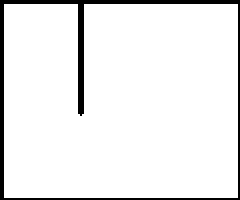
#> input picture robot_code/map_compare/custom_maps/map_baseline.pgm, 120 x 100 px (shown 2 times larger)
$ python image_to_map.py custom_maps/map_baseline.pgm out.png out
#> lines starting #> are read from the running program, lines starting #| are printed output that depends on the picture; after the words box and inside, x2 and y2 are one past the last pixel; in counts of white or black regions, pixels touching at a corner belong together; long printed decimals are rounded
#!/usr/bin/env python3
"""
image_to_map.py
----------------------------------------------------------
2D 도면 이미지(png/jpg 등) 1장을 ROS2 nav2_map_server용
map.pgm + map.yaml 로 자동 변환하는 스크립트.

단독 실행:
    python3 image_to_map.py <입력이미지> <출력이름(확장자 없이)> [출력폴더]

예시:
    python3 image_to_map.py floorplan.png map_from_image
    -> map_from_image.pgm, map_from_image.yaml 생성

주의: 이 스크립트는 cv2/numpy/yaml 이 필요하다. cv2 가 없는 파이썬(가상환경 등)에서
돌리면 자동으로 /usr/bin/python3 로 재실행한다
(시스템 파이썬에는 cv2 4.5.4 / numpy / yaml 이 이미 설치돼 있음).
----------------------------------------------------------
"""

import os
import sys

# --- cv2 가 없으면 시스템 파이썬으로 1회 자동 재실행 -------------------
# venv 의 python3 는 /usr/bin/python3 와 같은 바이너리를 심링크하지만
# 옆의 pyvenv.cfg 때문에 venv site-packages(=cv2 없음)를 쓴다.
# /usr/bin/python3 를 '경로 그대로' 다시 실행하면(그 옆엔 pyvenv.cfg 가 없어)
# 시스템 site-packages(cv2 4.5.4 / numpy / yaml)로 동작한다.
_SYS_PY = "/usr/bin/python3"
try:
    import cv2  # noqa: F401
except ModuleNotFoundError:
    if os.path.abspath(sys.executable) != _SYS_PY and os.path.exists(_SYS_PY):
        _env = dict(os.environ)
        _env.pop("VIRTUAL_ENV", None)          # venv 환경변수 제거
        os.execve(_SYS_PY, [_SYS_PY] + sys.argv, _env)
    raise  # 시스템 파이썬에도 없으면 그대로 에러
# ---------------------------------------------------------------------

import cv2
import numpy as np
import yaml

# 항상 고정할 해상도 (m/px)
FIXED_RESOLUTION = 0.016667


def convert_image_to_map(input_path: str, output_name: str, output_dir: str = ".",
                          resolution: float = FIXED_RESOLUTION,
                          clean_noise: bool = True,
                          min_span_ratio: float = 0.15) -> dict:
    """
    이미지 파일을 읽어 occupancy grid pgm/yaml 로 변환.

    핵심 필터링 원리 (min_span_ratio):
      실제 건물 벽은 서로 코너/T자 접합부에서 맞닿아 있어서
      "하나의 거대한 연결 덩어리(connected component)"를 이룬다.
      반면 글자, 아이콘, 문 스윙 곡선 등은 벽과 물리적으로 붙어있지 않아
      항상 "작고 국소적인 별개의 덩어리"로 분리되어 나타난다.

      따라서 각 연결 덩어리의 가로/세로 폭이 전체 이미지 크기의
      min_span_ratio(기본 15%) 이상을 차지하는지만 보면
      벽(건물 전체에 걸쳐 넓게 퍼짐) vs 글자/아이콘(방 하나 크기로 국소적)을
      확실하게 구분할 수 있다.

    반환값: 변환 결과 요약 정보(dict)
    """
#> called with input_path = 'custom_maps/map_baseline.pgm', output_name = 'out.png', output_dir = 'out', resolution = 0.0167, clean_noise = True, min_span_ratio = 0.15
    if not os.path.isfile(input_path):
        raise FileNotFoundError(f"입력 파일을 찾을 수 없습니다: {input_path}")

    # 1. 이미지 로드 (그레이스케일로)
    img = cv2.imread(input_path, cv2.IMREAD_GRAYSCALE)
#> img: shape (100, 120); values 0 (black) and 254 (white), 93.2% white; 1 black region, box (x1, y1, x2, y2) and area: (0, 0, 120, 100) 817
    if img is None:
        raise ValueError(f"이미지를 읽을 수 없습니다 (지원 포맷 확인 필요): {input_path}")

    # 2. Otsu 임계값으로 이진화 (벽=어두운 점, 배경=밝은 값 가정)
    _, binary = cv2.threshold(img, 0, 255, cv2.THRESH_BINARY + cv2.THRESH_OTSU)

    # 3. 극성(polarity) 자동 판별
    #    이진화 후 흰색(255) 픽셀이 다수여야 정상(배경=free 가 더 넓음).
    #    검은색이 다수면 반전된 것이므로 뒤집어준다.
    white_ratio = float(np.mean(binary == 255))
#> white_ratio = 0.932
    if white_ratio < 0.5:
        binary = cv2.bitwise_not(binary)
        white_ratio = 1.0 - white_ratio

    removed_components = 0
    kept_components = 0

    if clean_noise:
        h_img, w_img = binary.shape
#> h_img = 100; w_img = 120

        # 3-1. 아주 작은 픽셀 덩어리(먼지) 노이즈만 제거 (벽 두께 자체는 보존)
        kernel2 = np.ones((2, 2), np.uint8)
        binary = cv2.morphologyEx(binary, cv2.MORPH_OPEN, kernel2, iterations=1)
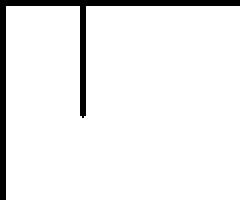
#> binary: shape (100, 120) (shown 2 times larger); 93.2% white; 1 black region, box (x1, y1, x2, y2) and area: (0, 0, 120, 100) 817

        # 3-2. 핵심 필터: 연결 성분의 bbox 가 이미지 전체 크기의 일정 비율 이상
        #      차지해야만 "벽"으로 인정. 그렇지 않으면 글자/아이콘으로 간주해 제거.
        occupied = (binary == 0).astype(np.uint8)
        n_labels, labels, stats, _ = cv2.connectedComponentsWithStats(
            occupied, connectivity=8)
#> n_labels = 2; stats = [[3, 3, 117, 97, 11183], [0, 0, 120, 100, 817]]

        wall_mask = np.zeros_like(occupied)
        for i in range(1, n_labels):  # 0번 라벨은 배경
            x, y, w, h, area = stats[i]
            spans_wide = w >= min_span_ratio * w_img
            spans_tall = h >= min_span_ratio * h_img
            if spans_wide or spans_tall:
                wall_mask[labels == i] = 1
                kept_components += 1
            else:
                removed_components += 1
#> this loop made 1 pass
#> after the loop, kept_components = 1; removed_components = 0

        # occupied=0(검정), free=255(흰색) 형식으로 되돌림
        binary = np.where(wall_mask == 1, 0, 255).astype(np.uint8)

    # 5. pgm 저장 (표준: free=255, occupied=0)
    os.makedirs(output_dir, exist_ok=True)
    pgm_path = os.path.join(output_dir, f"{output_name}.pgm")
    yaml_path = os.path.join(output_dir, f"{output_name}.yaml")
    if not cv2.imwrite(pgm_path, binary):
        raise IOError(f"pgm 저장 실패: {pgm_path}")

    # 6. yaml 저장 (resolution 은 항상 고정값 사용)
    meta = {
        'image': f'{output_name}.pgm',
        'mode': 'trinary',
        'resolution': float(resolution),
        'origin': [0.0, 0.0, 0.0],
        'negate': 0,
        'occupied_thresh': 0.65,
        'free_thresh': 0.196,
    }
    with open(yaml_path, 'w') as f:
        yaml.safe_dump(meta, f, sort_keys=False, default_flow_style=None)

    h_px, w_px = binary.shape
#> h_px = 100; w_px = 120
    real_w_m = w_px * resolution
#> real_w_m = 2
    real_h_m = h_px * resolution
#> real_h_m = 1.67

    result = {
        'pgm_path': pgm_path,
        'yaml_path': yaml_path,
        'width_px': w_px,
        'height_px': h_px,
        'resolution': resolution,
        'real_width_m': real_w_m,
        'real_height_m': real_h_m,
        'white_ratio': white_ratio,
        'kept_components': kept_components,
        'removed_components': removed_components,
    }
    return result


def print_report(result: dict, input_path: str):
    print("=" * 55)
    print(f"[변환 완료] {input_path}")
    print(f"  -> {result['pgm_path']}")
    print(f"  -> {result['yaml_path']}")
    print(f"  이미지 크기 : {result['width_px']} x {result['height_px']} px")
    print(f"  resolution  : {result['resolution']} m/px (고정값)")
    print(f"  환산 실제 크기: {result['real_width_m']:.2f} m x {result['real_height_m']:.2f} m")
    if 'kept_components' in result:
        print(f"  벽으로 인정된 덩어리: {result['kept_components']}개 / "
              f"글자·아이콘으로 판단해 제거된 덩어리: {result['removed_components']}개")
    if result['real_width_m'] > 50 or result['real_height_m'] > 50:
        print("  ※ 주의: 환산된 실제 크기가 비정상적으로 큽니다.")
        print("     입력 이미지 해상도(px)가 너무 크거나, 실제 스케일과 안 맞을 수 있습니다.")
        print("     원본 도면 이미지를 실제 축척에 맞게 리사이즈 한 뒤 넣는 것을 권장합니다.")
    print("=" * 55)


if __name__ == "__main__":
    if len(sys.argv) < 3:
        print("사용법: python3 image_to_map.py <입력이미지> <출력이름> [출력폴더]")
        print("예시  : python3 image_to_map.py floorplan.png map_from_image")
        sys.exit(1)

    input_path = sys.argv[1]
    output_name = sys.argv[2]
    output_dir = sys.argv[3] if len(sys.argv) > 3 else "."

    try:
        result = convert_image_to_map(input_path, output_name, output_dir)
#> result = 10 items
        print_report(result, input_path)
#|   -> out/out.png.pgm
#|   -> out/out.png.yaml
#|   이미지 크기 : 120 x 100 px
#|   resolution  : 0.01667 m/px (고정값)
#|   환산 실제 크기: 2.00 m x 1.67 m
#|   벽으로 인정된 덩어리: 1개 / 글자·아이콘으로 판단해 제거된 덩어리: 0개
    except Exception as e:
        print(f"[에러] 변환 실패: {e}")
        sys.exit(1)

$ run again, on robot_code/map_compare/custom_maps/room95.pgm
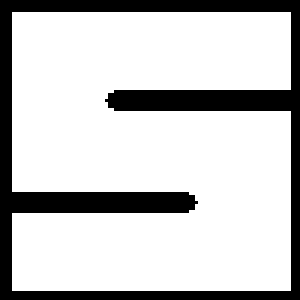
#> input picture robot_code/map_compare/custom_maps/room95.pgm, 100 x 100 px (shown 3 times larger)
#> img: shape (100, 100); values 0 (black) and 254 (white), 78% white; 1 black region, box (x1, y1, x2, y2) and area: (0, 0, 100, 100) 2199
#> white_ratio = 0.78
#> in convert_image_to_map, `binary = cv2.morphologyEx(binary, cv2.MORPH_OPEN, kernel2, iterations=1)`:
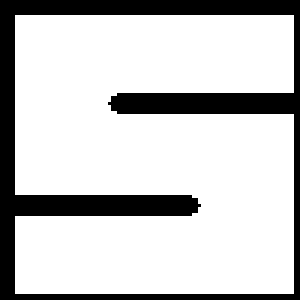
#> binary: shape (100, 100) (shown 3 times larger); 78% white; 1 black region, box (x1, y1, x2, y2) and area: (0, 0, 100, 100) 2199
#> n_labels = 2; stats = [[5, 5, 93, 93, 7801], [0, 0, 100, 100, 2199]]
#> the loop in convert_image_to_map, `for i in range(1, n_labels):` made 1 pass
#> after the loop in convert_image_to_map, `for i in range(1, n_labels):`: kept_components = 1; removed_components = 0
#> result = 10 items
#|   -> out/out.png.pgm
#|   -> out/out.png.yaml
#|   이미지 크기 : 100 x 100 px
#|   resolution  : 0.01667 m/px (고정값)
#|   환산 실제 크기: 1.67 m x 1.67 m
#|   벽으로 인정된 덩어리: 1개 / 글자·아이콘으로 판단해 제거된 덩어리: 0개
